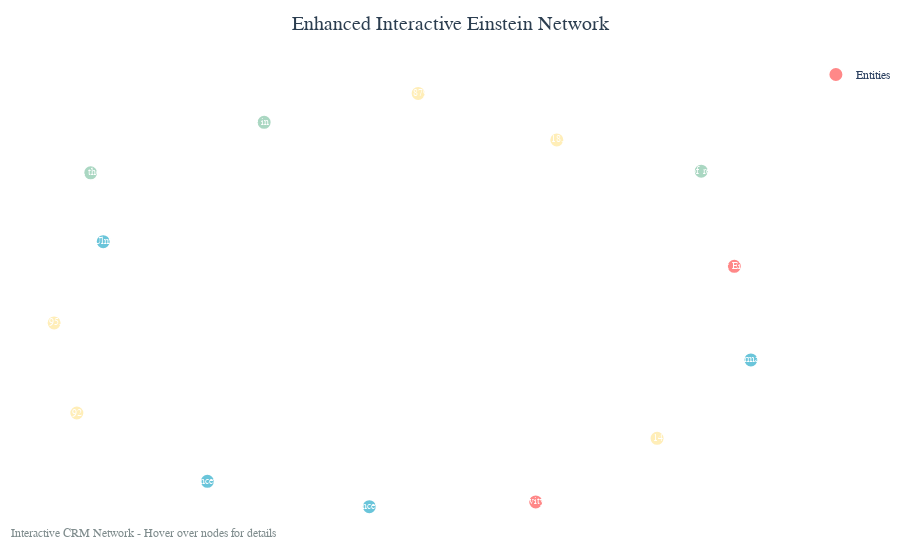

Notebook source saved alongside this figure:
### Markdown cell above
## Step 9: Advanced Interactive Features

Create advanced interactive visualizations with filtering, enhanced hover information, and dynamic layouts.

### Code cell
# Create advanced interactive visualizations with enhanced features
print("🎨 Creating advanced interactive visualizations...")

# Enhanced interactive plot with better hover information
def create_enhanced_interactive_plot(graph, title, node_size_multiplier=20, edge_width_multiplier=2):
    """Create an enhanced interactive plot with better hover information and styling."""
    
    # Get layout positions
    pos = nx.spring_layout(graph, k=3, iterations=50)
    
    # Prepare edge traces with enhanced styling
    edge_x = []
    edge_y = []
    edge_hovertext = []
    
    for edge in graph.edges(data=True):
        x0, y0 = pos[edge[0]]
        x1, y1 = pos[edge[1]]
        edge_x.extend([x0, x1, None])
        edge_y.extend([y0, y1, None])
        
        # Enhanced edge hover information
        edge_data = edge[2]
        property_code = edge_data.get('property_code', 'Unknown')
        edge_hovertext.append(f"Relationship: {property_code}<br>From: {edge[0]}<br>To: {edge[1]}")
    
    edge_trace = go.Scatter(
        x=edge_x, y=edge_y,
        line=dict(width=edge_width_multiplier, color="#888"),
        hoverinfo="none",
        mode="lines",
        name="Relationships"
    )
    
    # Prepare node traces with enhanced information
    node_x = []
    node_y = []
    node_text = []
    node_hovertext = []
    node_colors = []
    node_sizes = []
    node_labels = []
    
    for node in graph.nodes():
        x, y = pos[node]
        node_x.append(x)
        node_y.append(y)
        
        node_data = graph.nodes[node]
        label = node_data.get('label', node)
        class_code = node_data.get('class_code', 'Unknown')
        degree = graph.degree(node)
        
        node_text.append(label)
        node_labels.append(label)
        
        # Enhanced hover information
        hover_info = f"""
        <b>{label}</b><br>
        ID: {node}<br>
        Class: {class_code}<br>
        Degree: {degree}<br>
        Type: {node_data.get('type', 'Unknown')}
        """
        node_hovertext.append(hover_info)
        
        # Color by class code with better color scheme
        color_map = {
            "E21": "#FF6B6B",      # Person - Red
            "E5": "#4ECDC4",       # Event - Teal
            "E53": "#45B7D1",      # Place - Blue
            "E22": "#96CEB4",      # Object - Green
            "E52": "#FFEAA7",      # Time - Yellow
            "E12": "#DDA0DD",      # Production - Purple
            "E39": "#F39C12",      # Actor - Orange
        }
        node_colors.append(color_map.get(class_code, "#95A5A6"))
        
        # Size by degree with better scaling
        node_sizes.append(max(15, degree * node_size_multiplier + 10))
    
    node_trace = go.Scatter(
        x=node_x, y=node_y,
        mode="markers+text",
        hoverinfo="text",
        hovertext=node_hovertext,
        text=node_text,
        textposition="middle center",
        textfont=dict(size=10, color="white"),
        marker=dict(
            size=node_sizes,
            color=node_colors,
            line=dict(width=2, color="white"),
            opacity=0.8
        ),
        name="Entities"
    )
    
    # Create figure with enhanced layout
    fig = go.Figure(
        data=[edge_trace, node_trace],
        layout=go.Layout(
            title=dict(
                text=title,
                font=dict(size=20, color="#2C3E50"),
                x=0.5
            ),
            showlegend=True,
            hovermode="closest",
            margin=dict(b=20, l=5, r=5, t=60),
            annotations=[
                dict(
                    text="Interactive CRM Network - Hover over nodes for details",
                    showarrow=False,
                    xref="paper", yref="paper",
                    x=0.005, y=-0.002,
                    xanchor="left", yanchor="bottom",
                    font=dict(color="#7F8C8D", size=12)
                )
            ],
            xaxis=dict(showgrid=False, zeroline=False, showticklabels=False),
            yaxis=dict(showgrid=False, zeroline=False, showticklabels=False),
            plot_bgcolor="white",
            paper_bgcolor="white",
            font=dict(family="Arial, sans-serif")
        )
    )
    
    return fig

# Create enhanced interactive plot
enhanced_fig = create_enhanced_interactive_plot(
    graph,
    title="Enhanced Interactive Einstein Network",
    node_size_multiplier=25,
    edge_width_multiplier=2
)

# Save enhanced plot
enhanced_file = plots_dir / "enhanced_interactive_network.html"
enhanced_fig.write_html(str(enhanced_file))
print(f"✅ Generated enhanced interactive plot: {enhanced_file}")

# Display enhanced visualization
try:
    enhanced_fig.show()
except ValueError as e:
    print(f"⚠️  Display issue: {e}")
    print(f"📁 Enhanced plot saved: {enhanced_file}")
    print("💡 Tip: Open the HTML file in your browser to view the interactive plot")

print("\n🎯 Enhanced Features:")
print("  - Better hover information with entity details")
print("  - Improved color scheme for entity types")
print("  - Dynamic node sizing based on degree")
print("  - Enhanced styling and layout")
print("  - Interactive zoom and pan capabilities")

### Figure 1 — Plotly figure (JSON) as saved in the notebook; plotly's stock layout.template omitted (floating-point values rounded to 4 significant figures)
{"data": [{"hoverinfo": "none", "line": {"color": "#888", "width": 2}, "mode": "lines", "name": "Relationships", "type": "scatter", "x": [], "y": []}, {"hoverinfo": "text", "hovertext": ["\n        <b>Albert Einstein</b><br>\n        ID: b050cb3e-1472-4384-b4d4-63d32cf3b1b2<br>\n        Class: E21<br>\n        Degree: 0<br>\n        Type: ['E21']\n        ", "\n        <b>relativity and</b><br>\n        ID: 36a43509-23b2-4726-b87b-7243b6ca6320<br>\n        Class: E21<br>\n        Degree: 0<br>\n        Type: ['E21']\n        ", "\n        <b>Ulm</b><br>\n        ID: dde278ca-547c-4445-b174-6bdaca20256c<br>\n        Class: E53<br>\n        Degree: 0<br>\n        Type: ['E53']\n        ", "\n        <b>Princeton</b><br>\n        ID: 43e6b4aa-82b6-49ca-a9d4-ddf9df265592<br>\n        Class: E53<br>\n        Degree: 0<br>\n        Type: ['E53']\n        ", "\n        <b>Princeton</b><br>\n        ID: 7126d8d5-4392-4a2e-a589-dbf29e21eaf6<br>\n        Class: E53<br>\n        Degree: 0<br>\n        Type: ['E53']\n        ", "\n        <b>Germany</b><br>\n        ID: b36c9a8f-a514-4c98-9285-1872e2302b4d<br>\n        Class: E53<br>\n        Degree: 0<br>\n        Type: ['E53']\n        ", "\n        <b>theory of relativity and won the Nobel Prize in Physics in </b><br>\n        ID: fe312c8a-40c4-4886-a309-cc2329a4ab10<br>\n        Class: E22<br>\n        Degree: 0<br>\n        Type: ['E22']\n        ", "\n        <b>Nobel Prize in Physics in </b><br>\n        ID: dc1f41a7-fb29-4233-99be-21c10e718f04<br>\n        Class: E22<br>\n        Degree: 0<br>\n        Type: ['E22']\n        ", "\n        <b>theory of relativity</b><br>\n        ID: a7c25fc4-8b1f-4dc4-9338-045b1846a4d4<br>\n        Class: E22<br>\n        Degree: 0<br>\n        Type: ['E22']\n        ", "\n        <b>March 14, 1879</b><br>\n        ID: cf542bf0-10de-4b3f-8f69-60d51d8dbc1b<br>\n        Class: E52<br>\n        Degree: 0<br>\n        Type: ['E52']\n        ", "\n        <b>April 18, 1955</b><br>\n        ID: 71db5e31-8680-42be-84ba-33a32a506c30<br>\n        Class: E52<br>\n        Degree: 0<br>\n        Type: ['E52']\n        ", "\n        <b>1879</b><br>\n        ID: 16a6a64c-c417-4c20-a210-6e471c6bc881<br>\n        Class: E52<br>\n        Degree: 0<br>\n        Type: ['E52']\n        ", "\n        <b>1921</b><br>\n        ID: bd7cca69-3e56-4c54-97a9-27a32b88d35e<br>\n        Class: E52<br>\n        Degree: 0<br>\n        Type: ['E52']\n        ", "\n        <b>1955</b><br>\n        ID: 9a45f605-7191-4cc1-b087-1745a10b5849<br>\n        Class: E52<br>\n        Degree: 0<br>\n        Type: ['E52']\n        "], "marker": {"color": ["#FF6B6B", "#FF6B6B", "#45B7D1", "#45B7D1", "#45B7D1", "#45B7D1", "#96CEB4", "#96CEB4", "#96CEB4", "#FFEAA7", "#FFEAA7", "#FFEAA7", "#FFEAA7", "#FFEAA7"], "line": {"color": "white", "width": 2}, "opacity": 0.8, "size": [15, 15, 15, 15, 15, 15, 15, 15, 15, 15, 15, 15, 15, 15]}, "mode": "markers+text", "name": "Entities", "text": ["Albert Einstein", "relativity and", "Ulm", "Princeton", "Princeton", "Germany", "theory of relativity and won the Nobel Prize in Physics in ", "Nobel Prize in Physics in ", "theory of relativity", "March 14, 1879", "April 18, 1955", "1879", "1921", "1955"], "textfont": {"color": "white", "size": 10}, "textposition": "middle center", "type": "scatter", "x": [0.9535, 0.3966, -0.8162, -0.06997, -0.5241, 1, -0.8515, -0.3649, 0.8608, 0.737, 0.4558, 0.067, -0.8901, -0.9538], "y": [0.1714, -0.9515, 0.2888, -0.9741, -0.8533, -0.2748, 0.6167, 0.8577, 0.6245, -0.6488, 0.7739, 0.9956, -0.5279, -0.09831]}], "layout": {"annotations": [{"font": {"color": "#7F8C8D", "size": 12}, "showarrow": false, "text": "Interactive CRM Network - Hover over nodes for details", "x": 0.005, "xanchor": "left", "xref": "paper", "y": -0.002, "yanchor": "bottom", "yref": "paper"}], "font": {"family": "Arial, sans-serif"}, "hovermode": "closest", "margin": {"b": 20, "l": 5, "r": 5, "t": 60}, "paper_bgcolor": "white", "plot_bgcolor": "white", "showlegend": true, "title": {"font": {"color": "#2C3E50", "size": 20}, "text": "Enhanced Interactive Einstein Network", "x": 0.5}, "xaxis": {"showgrid": false, "showticklabels": false, "zeroline": false}, "yaxis": {"showgrid": false, "showticklabels": false, "zeroline": false}}}
